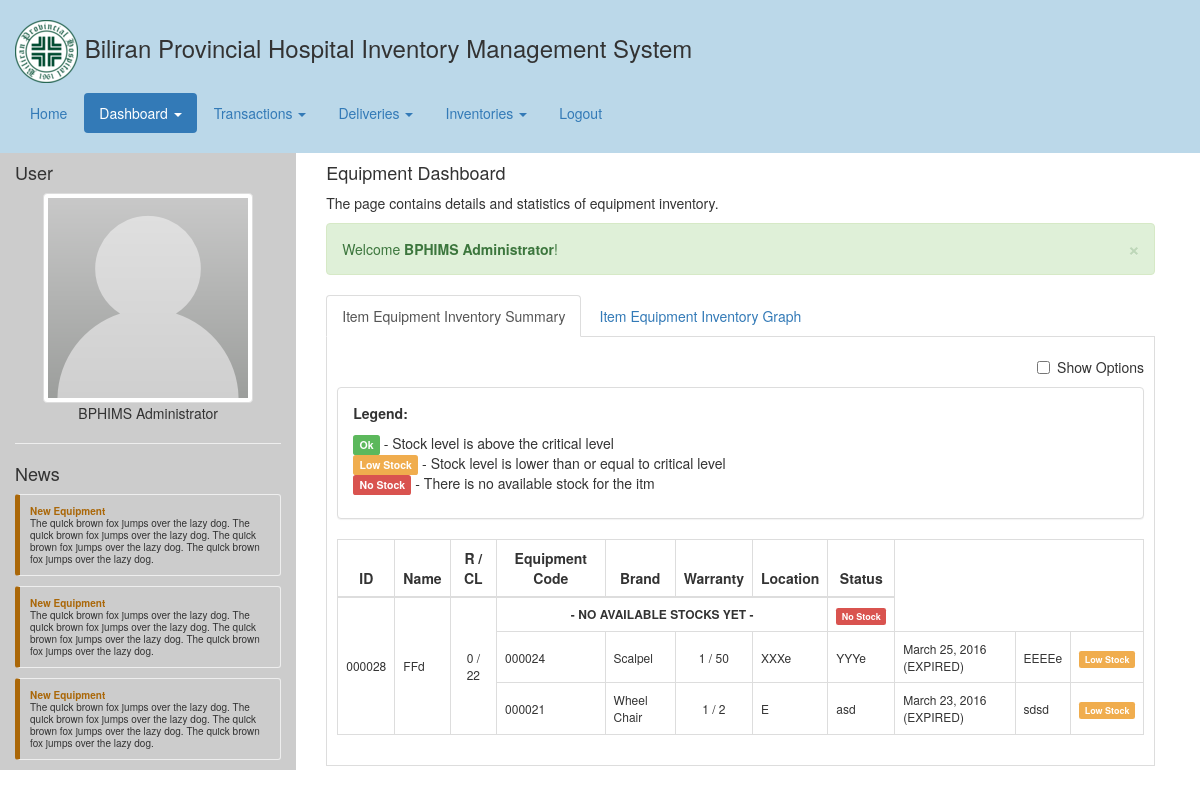
The page /dashboard_equipment.php (signed in) on the database as committed earlier.
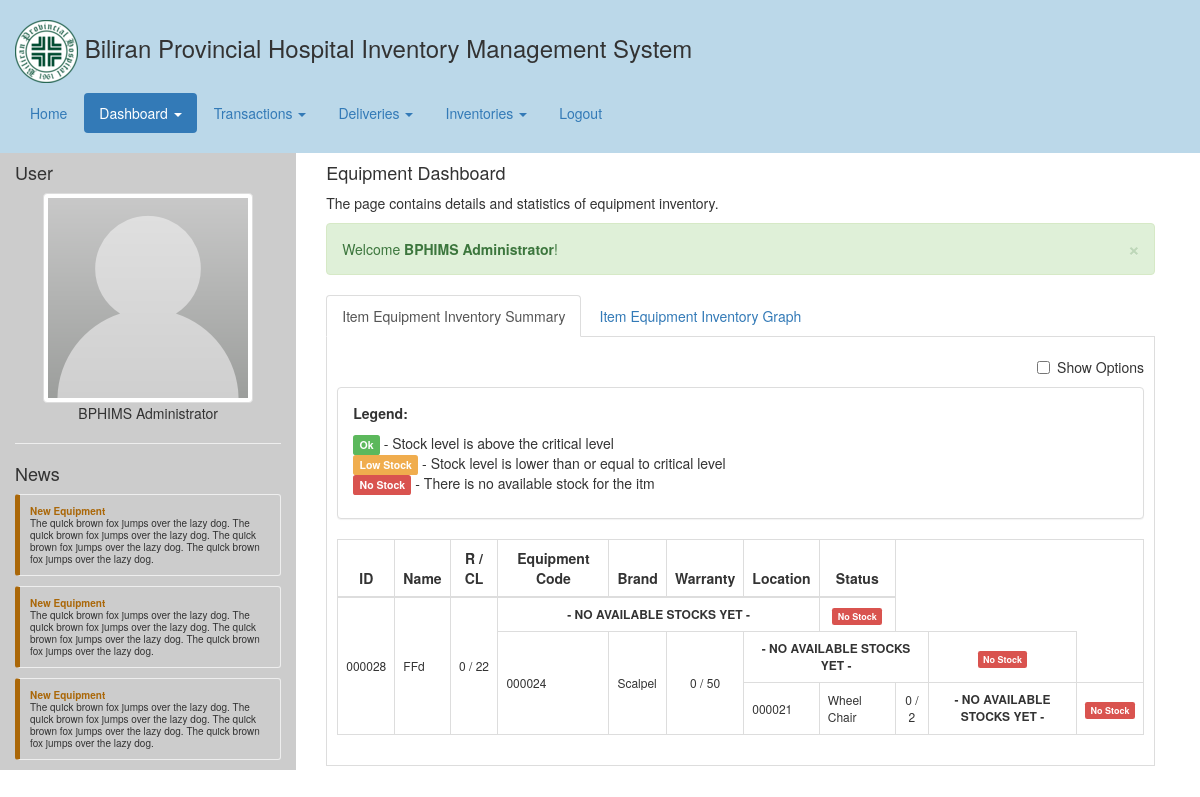
The same page on the database as committed later.
### tables this page shows
CREATE TABLE `item` (
  `item_id` int(10) UNSIGNED NOT NULL,
  `category_id` int(11) NOT NULL,
  `name` varchar(255) NOT NULL,
  `code` varchar(255) NOT NULL,
  `description` text NOT NULL,
  `critical_level` int(11) NOT NULL,
  `created` timestamp NOT NULL DEFAULT CURRENT_TIMESTAMP,
  `updated` timestamp NOT NULL DEFAULT CURRENT_TIMESTAMP ON UPDATE CURRENT_TIMESTAMP,
  `is_deleted` tinyint(1) NOT NULL DEFAULT '0'
);

CREATE TABLE `delivery_equipment` (
  `delivery_equipment_id` int(10) UNSIGNED NOT NULL,
  `delivery_id` int(11) NOT NULL,
  `item_id` int(11) NOT NULL,
  `equipment_code` varchar(255) NOT NULL,
  `brand` varchar(255) NOT NULL,
  `warranty` timestamp NOT NULL DEFAULT '0000-00-00 00:00:00',
  `location` varchar(255) NOT NULL,
  `is_given` tinyint(1) NOT NULL DEFAULT '0',
  `is_returned` tinyint(1) NOT NULL DEFAULT '0',
  `is_deleted` tinyint(1) NOT NULL DEFAULT '0'
);

### php/bphims_api.php (called while the page is built, shortened)
<?php
class BPHIMS {
	public static function getAllDeliveryEquipmentOfItem($id) {
		$db = Helper::openDB();
		$sql = "
			SELECT
				de.*
			FROM
				`delivery_equipment` de
			WHERE
				de.is_deleted=0 AND
				de.is_given=0 AND
				de.item_id = ".$id."
			ORDER BY
				de.delivery_equipment_id
			";
		$query = mysql_query($sql,$db);
		$result = Helper::getListFromResultQuery($query);
		return $result;
	}
	public static function getAllItems($id) {
		$db = Helper::openDB();
		$sql = "
			SELECT
				i.item_id, i.name, i.critical_level
			FROM
				`item` i
			WHERE
				i.is_deleted=0 AND
				i.category_id=".$id."
			ORDER BY
				i.name ASC
			";
		$query = mysql_query($sql,$db);
		$result = Helper::getListFromResultQuery($query);
		return $result;
	}
	public static function getRemainingEquipment($id) {
		$db = Helper::openDB();
		$sql = "
			SELECT
				COUNT(*) as total
			FROM
				`delivery_equipment` de
			WHERE
				de.is_deleted=0 AND
				de.is_given=0 AND
				de.item_id=".$id."
			";
		$query = mysql_query($sql,$db);
		$result = Helper::getRowFromResultQuery($query);
		return ($result['total'])?$result['total']:0;
	}
}
?>

### dashboard_equipment.php (the view, shortened to what this page needs)
<?php
	include("header.php");
	$getEquipmentList = BPHIMS::getAllItems(BPHIMS_ITEM_EQUIPMENT);
	foreach($getEquipmentList as $key => $supply) {
		$getEquipmentList[$key]['remaining'] = BPHIMS::getRemainingEquipment($supply['item_id']);
	}
?>
<div class="common-body">
	<div class="col-md-12">
		<div class="pull-left">
			<h4>Equipment Dashboard</h4>
			<p>The page contains details and statistics of equipment inventory.</p>
		</div>
		<div class="clearfix"></div>
		<ul class="nav nav-tabs">
			<li role="presentation" tab="tabs-supply-summary" class="active"><a href="#">Item Equipment Inventory Summary</a></li>
			<li role="presentation" tab="tabs-supply-graph"><a href="#">Item Equipment Inventory Graph</a></li>
		</ul>
		<div id="tabs-supply-summary" class="tabs-body">
			<div class="checkbox pull-right">
				<label><input type="checkbox" id="additional-option" value="additional-option"> Show Options</label>
			</div>
			<div class="clearfix"></div>
			<div class="panel panel-default">
				<div class="panel-body">
					<b>Legend:</b>
					<div class="checkbox">
						<span class="label label-success">Ok</span> - Stock level is above the critical level<br/>
						<span class="label label-warning">Low Stock</span> - Stock level is lower than or equal to critical level<br/>
						<span class="label label-danger">No Stock</span></td> - There is no available stock for the itm
					</div>
				</div>
			</div>
			<table id="dashboard_table" class="table-common table table-bordered">
				<thead>
					<th class="td1">ID</th>
					<th class="td2">Name</th>
					<th class="td3">R / CL</th>
					<th class="td4">Equipment Code</th>
					<th class="td5">Brand</th>
					<th class="td6">Warranty</th>
					<th class="td7">Location</th>
					<th class="td8">Status</th>
				</thead>
				<tbody>
					<?php
						foreach($getEquipmentList as $supply) {
							$getAllDeliveryEquipment = BPHIMS::getAllDeliveryEquipmentOfItem($supply['item_id']);
							$status = '<span class="label label-success">Ok</span>';
							if($supply['remaining'] <= $supply['critical_level']) {
								$status = '<span class="label label-warning">Low Stock</span>';
							}
							echo '
								<tr>
									<td class="td1" rowspan="'.count($getAllDeliveryEquipment).'">'.Helper::formatID($supply['item_id']).'</td>
									<td class="td2" rowspan="'.count($getAllDeliveryEquipment).'">'.$supply['name'].'</td>
									<td class="td3" rowspan="'.count($getAllDeliveryEquipment).'">'.$supply['remaining'].' / '.$supply['critical_level'].'</td>
							';
							foreach($getAllDeliveryEquipment as $key => $delivery) {
								echo '
										<td class="td4">'.$delivery['equipment_code'].'</td>
										<td class="td5">'.$delivery['brand'].'</td>
										<td class="td6">'.Helper::formatDate($delivery['warranty']).' ('.Helper::daysLeft($delivery['warranty']).')</td>
										<td class="td7">'.$delivery['location'].'</td>
										'.(($key==0)?'<td class="td8" rowspan="'.count($getAllDeliveryEquipment).'">'.$status.'</td>':'').'
									</tr>
								';
							}
							if(count($getAllDeliveryEquipment) == 0) {
								echo '
										<td colspan="4" class="no_stocks">- No available stocks yet -</td>
										<td class="td8"><span class="label label-danger">No Stock</span></td>
									</tr>
								';
							}
						}
					?>
				</tbody>
			</table>
		</div>
	</div>
</div>
<?php
	include("footer.php");
?>

Rows that differ between the two databases and show on the page:
changed item "Scalpel": loses delivery_equipment (equipment_code "XXXe", brand "YYYe", warranty "March 25, 2016", warranty "EXPIRED", location "EEEEe"); remaining "1" → "0"; now shows "- NO AVAILABLE STOCKS YET - No Stock"
changed item "Wheel Chair": loses delivery_equipment (equipment_code "E", brand "asd", warranty "March 23, 2016", warranty "EXPIRED", location "sdsd"); remaining "1" → "0"; now shows "- NO AVAILABLE STOCKS YET - No Stock"
